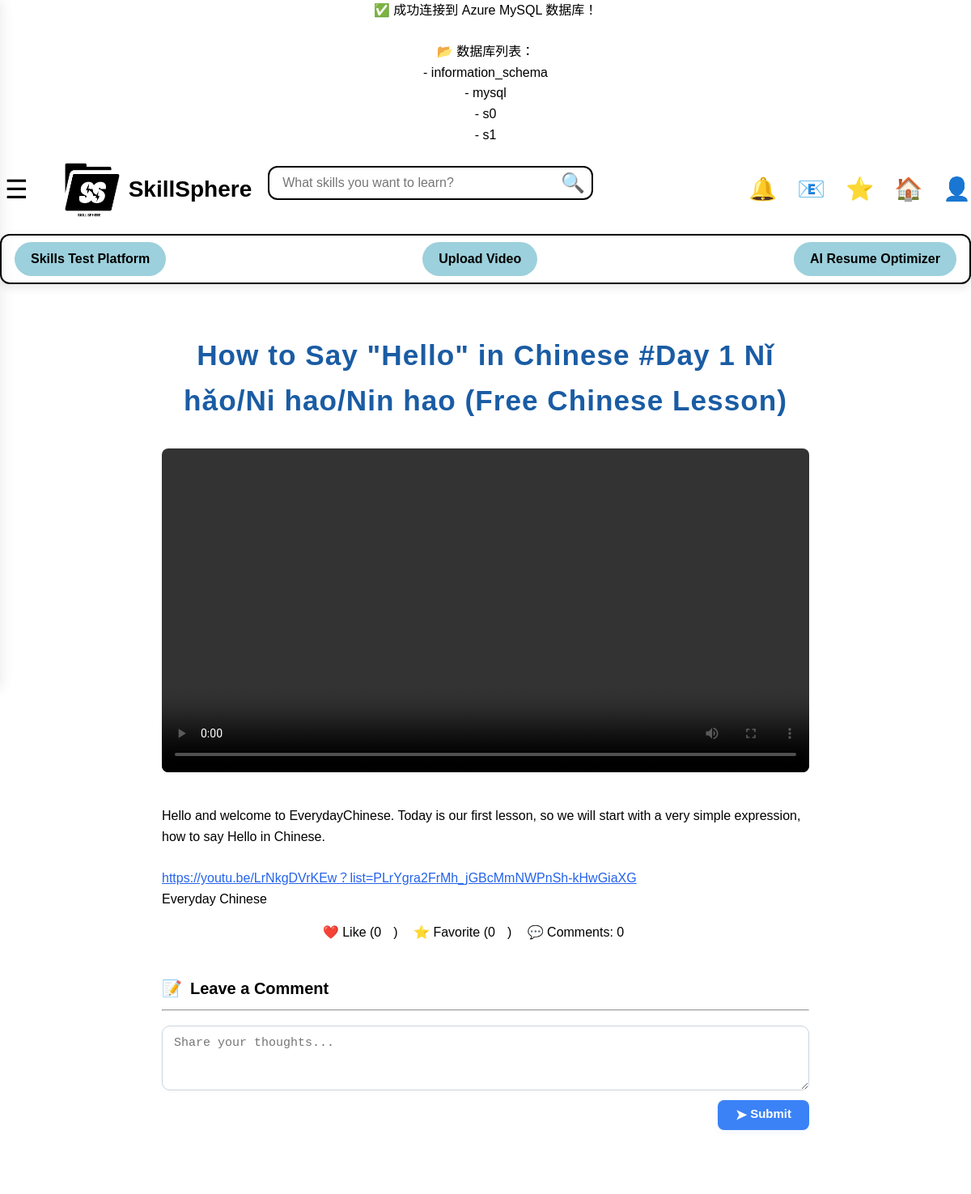
/templates/video_detail.php?id=63, run on the app's committed database.
### tables this page shows
CREATE TABLE `videos` (
  `id` int(11) NOT NULL,
  `title` varchar(255) NOT NULL,
  `description` text DEFAULT NULL,
  `category` varchar(50) DEFAULT NULL,
  `file_path` varchar(255) NOT NULL,
  `thumbnail` varchar(255) DEFAULT NULL,
  `upload_time` timestamp NOT NULL DEFAULT current_timestamp(),
  `uploaded_at` datetime DEFAULT current_timestamp(),
  `like_count` int(11) DEFAULT 0,
  `user_id` int(11) NOT NULL,
  `created_at` timestamp NOT NULL DEFAULT current_timestamp(),
  `video_url` varchar(255) DEFAULT NULL
);

### templates/video_detail.php (the view, shortened to what this page needs)
<?php
require 'db.php';
include 'nav.php';
$user_id = $_SESSION['user_id'] ?? 0;
$video_id = (int)$_GET['id'];
$stmt = $pdo->prepare("SELECT * FROM videos WHERE id = ?");
$stmt->execute([$video_id]);
$video = $stmt->fetch(PDO::FETCH_ASSOC);
$liked = $pdo->prepare("SELECT 1 FROM video_likes WHERE user_id = ? AND video_id = ?");
$liked->execute([$user_id, $video_id]);
$isLiked = $liked->fetchColumn();
$favorited = $pdo->prepare("SELECT 1 FROM video_favorites WHERE user_id = ? AND video_id = ?");
$favorited->execute([$user_id, $video_id]);
$isFavorited = $favorited->fetchColumn();
?>
<!DOCTYPE html>
<html>
<head>
  <link rel="stylesheet" href="style.css">
</head>
<body>
<div class="video-box">
  <h2><?= htmlspecialchars($video['title']) ?></h2>
  <video src="<?= $video['file_path'] ?>" controls></video>
  <p class="video-desc" style="text-align:left;white-space:pre-line;word-break:break-all;">
  <?php
  function linkify($text) {
      $text = preg_replace('/(https?:\/\/[^\s]+)/i', '<a href="$1" target="_blank" style="color:#2563eb;text-decoration:underline;">$1</a>', $text);
      return $text;
  }
  function timeify($text) {
      return preg_replace_callback('/(\d{1,2}:\d{2})/', function($m) {
          $parts = explode(':', $m[1]);
          $sec = count($parts) == 2 ? ($parts[0]*60+$parts[1]) : 0;
          return '<a href="#" onclick="jumpToTime('.$sec.');return false;" style="color:#10b981;font-weight:600;">'.$m[1].'</a>';
      }, $text);
  }
  $desc = htmlspecialchars($video['description']);
  $desc = linkify($desc);
  $desc = timeify($desc);
  echo $desc;
  ?>
  </p>
  <div class="actions">
    <span id="likeBtn" onclick="toggleLike()" class="<?= $isLiked ? 'active' : '' ?>">❤️ Like (<span id="likeCount">0</span>)</span>
    <span id="favBtn" onclick="toggleFav()" class="<?= $isFavorited ? 'active' : '' ?>">⭐ Favorite (<span id="favCount">0</span>)</span>
    <span>💬 Comments: <span id="commentCount">0</span></span>
  </div>
  <div class="comment-box" style="margin-top:40px;">
    <div style="font-size:20px;font-weight:600;margin-bottom:10px;display:flex;align-items:center;gap:10px;">
      <span style="color:#3b82f6;">📝</span> Leave a Comment
    </div>
    <hr style="margin-bottom:18px;">
    <form id="commentForm" style="display:flex;flex-direction:column;gap:12px;align-items:flex-start;">
      <textarea name="comment" required
        placeholder="Share your thoughts..."
        style="resize:vertical;min-height:60px;max-height:180px;padding:12px 14px;border-radius:10px;border:1.5px solid #cbd5e1;font-size:15px;box-shadow:0 1px 4px rgba(0,0,0,0.04);transition:border-color 0.2s;width:100%;text-align:left;"
        onfocus="this.style.borderColor='#3b82f6';"
        onblur="this.style.borderColor='#cbd5e1';"
      ></textarea>
      <button type="submit"
        style="background:#3b82f6;color:white;padding:8px 22px;border:none;border-radius:8px;font-size:15px;font-weight:600;cursor:pointer;box-shadow:0 2px 8px rgba(59,130,246,0.08);transition:background 0.2s;align-self:flex-end;">
        <span style='font-size:17px;vertical-align:middle;'>➤</span> Submit
      </button>
    </form>
  </div>
</div>
</body>
</html>

### templates/style.css (style rules this page uses)
body { font-family: Arial, sans-serif; margin: 0; padding: 0; text-align: center; background-color: white; }

### templates/nav.php (style rules this page uses)
body { font-family: 'Segoe UI', Arial, sans-serif; padding: 20px; }
h2 { text-align: center; margin-bottom: 30px; color: #1a5ca4; font-size: 2.2em; letter-spacing: 1px; }
body { font-family: 'Segoe UI', Tahoma, Geneva, Verdana, sans-serif; line-height: 1.6; background-color: #f5f7fa; margin: 0; padding: 20px; }

### templates/video_detail.php (style rules this page uses)
.video-box { max-width: 800px; margin: 40px auto; background: #fff; padding: 20px; border-radius: 12px; }
.video-box h2 { margin-top: 0; }
.video-box video { width: 100%; border-radius: 8px; }
.actions { margin-top: 10px; font-size: 16px; }
.actions span { margin-right: 15px; cursor: pointer; }
.comment-box { margin-top: 30px; }
.comment-box textarea { width: 100%; height: 80px; padding: 10px; }

### data on the page
videos: title "How to Say \"Hello\" in Chinese #Day 1 Nǐ hǎo/Ni hao/Nin hao (Free Chinese Lesson)", description "Hello and welcome to EverydayChinese. Today is our first lesson, so we will start with a very simple expression, how to say Hello in Chinese. https://youtu.be/LrNkgDVrKEw？list=PLrYgra2FrMh_jGBcMmNWPnSh-kHwGiaXG Everyday Chinese"

### other printed values
$row['Database'] "information_schema"
$row['Database'] "mysql"
$row['Database'] "s0"
$row['Database'] "s1"
